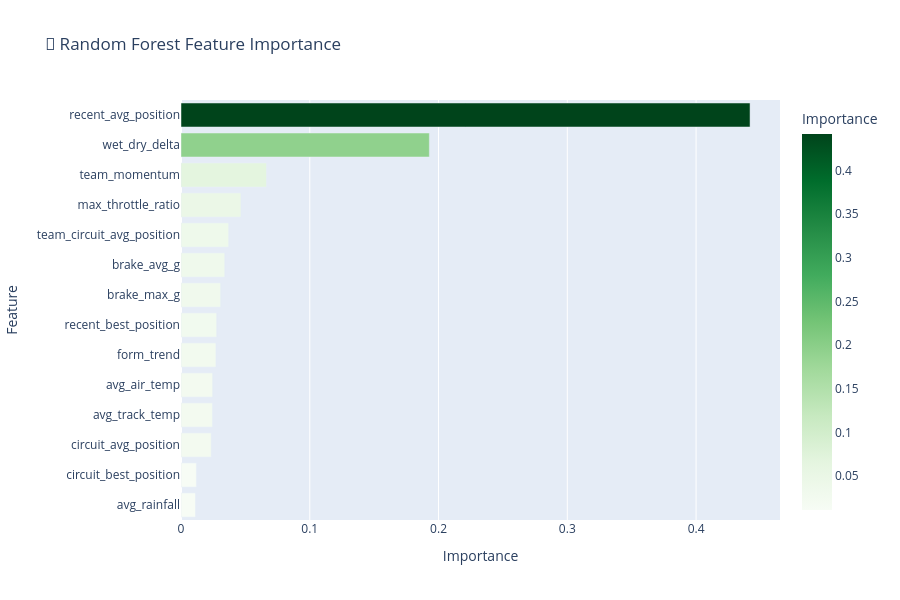

Notebook code for this chart:
### Code cell
# Feature importance from Random Forest
rf_importance = pd.DataFrame({
    'feature': all_features,
    'importance': rf.feature_importances_
}).sort_values('importance', ascending=False)

# Plot
fig = px.bar(
    rf_importance.head(15),
    x='importance',
    y='feature',
    orientation='h',
    title='🌲 Random Forest Feature Importance',
    labels={'importance': 'Importance', 'feature': 'Feature'},
    color='importance',
    color_continuous_scale='Greens',
    height=600
)
fig.update_layout(yaxis={'categoryorder': 'total ascending'})
fig.show()

print("\n🔝 Top 10 features by Random Forest:")
print(rf_importance.head(10).to_string(index=False))

### Figure 1 — Plotly figure (JSON) as saved in the notebook; plotly's stock layout.template omitted (floating-point values rounded to 4 significant figures)
{"data": [{"hovertemplate": "Importance=%{marker.color}<br>Feature=%{y}<extra></extra>", "legendgroup": "", "marker": {"color": [0.4419, 0.1929, 0.06635, 0.04655, 0.03699, 0.034, 0.03077, 0.02772, 0.02713, 0.02458, 0.02441, 0.0235, 0.01195, 0.01127], "coloraxis": "coloraxis", "pattern": {"shape": ""}}, "name": "", "orientation": "h", "showlegend": false, "textposition": "auto", "type": "bar", "x": [0.4419, 0.1929, 0.06635, 0.04655, 0.03699, 0.034, 0.03077, 0.02772, 0.02713, 0.02458, 0.02441, 0.0235, 0.01195, 0.01127], "xaxis": "x", "y": ["recent_avg_position", "wet_dry_delta", "team_momentum", "max_throttle_ratio", "team_circuit_avg_position", "brake_avg_g", "brake_max_g", "recent_best_position", "form_trend", "avg_air_temp", "avg_track_temp", "circuit_avg_position", "circuit_best_position", "avg_rainfall"], "yaxis": "y"}], "layout": {"barmode": "relative", "coloraxis": {"colorbar": {"title": {"text": "Importance"}}, "colorscale": [[0, "rgb(247,252,245)"], [0.125, "rgb(229,245,224)"], [0.25, "rgb(199,233,192)"], [0.375, "rgb(161,217,155)"], [0.5, "rgb(116,196,118)"], [0.625, "rgb(65,171,93)"], [0.75, "rgb(35,139,69)"], [0.875, "rgb(0,109,44)"], [1, "rgb(0,68,27)"]]}, "height": 600, "legend": {"tracegroupgap": 0}, "title": {"text": "🌲 Random Forest Feature Importance"}, "xaxis": {"anchor": "y", "domain": [0, 1], "title": {"text": "Importance"}}, "yaxis": {"anchor": "x", "categoryorder": "total ascending", "domain": [0, 1], "title": {"text": "Feature"}}}}
